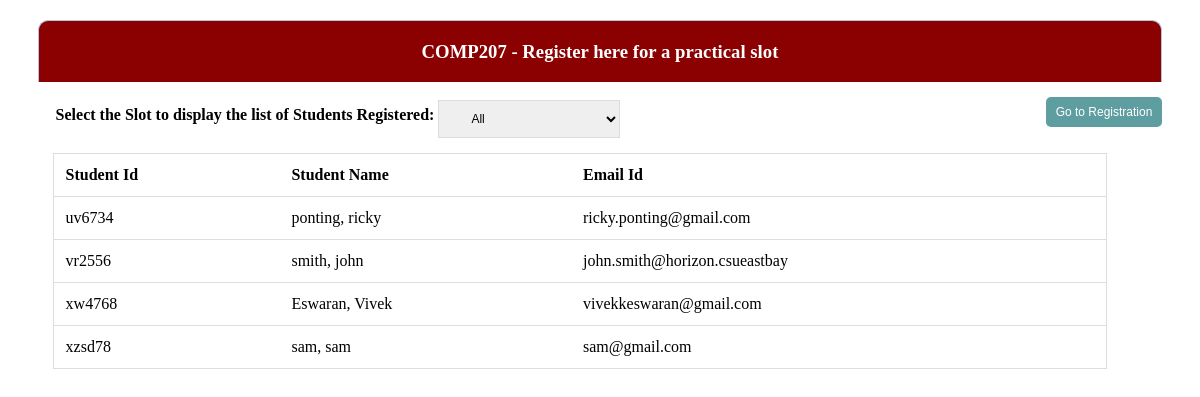
The app's page /Source-Code/lecturer.php with its own data.
### tables this page shows
CREATE TABLE `student` (
  `SID` varchar(255) NOT NULL,
  `FIRST_NAME` varchar(255) NOT NULL,
  `LAST_NAME` varchar(255) NOT NULL,
  `EMAIL_ADDRESS` varchar(255) NOT NULL,
  `TIMESLOT_ID` int(10) NOT NULL
);

### Source-Code/lecturer.php (the view, shortened to what this page needs)
<link rel="stylesheet" type="text/css" href="style.css">
<div class="container">
        <div class="header">
            <h3>
				COMP207 - Register here for a practical slot
			</h3>
        </div>
<div class="block">
<div id="displayPage">
                <div style="float:right;">
                    <form action="index.php">
                     <button type="submit" class="btn" id="btnDisplayPage">Go to Registration</button>
                    </form>
                </div>
</div>
<table>
<tr>
    <td><h4><label>Select the Slot to display the list of Students Registered:</label></h4></td>
    <td>
<select id="searchSlot" onchange="filterFunc()">
	<option value="All">All</option>
</select></td>
</tr>
</table>
<div style="overflow-y:scroll;height:50%">
<table id="tblResults">
  <tr>
    <th>Student Id</th>
    <th>Student Name</th>
    <th>Email Id</th>
  </tr>
    <?php
    $index = 0;
    $query = mysql_query("SELECT * FROM STUDENT");
    while($row = mysql_fetch_array($query))
    {	?>
        <tr>
            <td>
                <?php $index = $index + 1; echo $row["SID"]; ?>
            </td>
            <td><?php echo $row["LAST_NAME"].", ".$row["FIRST_NAME"] ?></td>
            <td><?php echo $row["EMAIL_ADDRESS"] ?></td>
        </tr>
<?php } ?>
</table>
</div>
</div>
</div>

### Source-Code/style.css (style rules this page uses)
.container { width: 95%; margin: 20px auto 0px; }
.block { padding: 15px 0px 0px 15px; }
.header { color: white; background: #8b0000; text-align: center; border: 1px solid #B0C4DE; border-bottom: none; border-radius: 10px 10px 0px 0px; padding: 1px; }
.inputarea tr, th { padding: 5px 10px 5px 10px; text-align: left; }
.btn { padding: 8px 10px 8px 10px; font-size: 12px; color: white; background: #5F9EA0; border: none; border-radius: 5px; }
#searchSlot { font-size: 12px; padding: 10px 15px 10px 28px; border: 1px solid #ddd; margin-bottom: 12px; }
#tblResults { border-collapse: collapse; width: 95%; border: 1px solid #ddd; }
#tblResults th, #tblResults td { text-align: left; padding: 12px; }
#tblResults tr { border-bottom: 1px solid #ddd; }

### records on screen
student: SID "uv6734", LAST_NAME "ponting", FIRST_NAME "ricky", EMAIL_ADDRESS "ricky.ponting@gmail.com"
student: SID "vr2556", LAST_NAME "smith", FIRST_NAME "john", EMAIL_ADDRESS "john.smith@horizon.csueastbay"
student: SID "xw4768", LAST_NAME "Eswaran", FIRST_NAME "Vivek", EMAIL_ADDRESS "vivekkeswaran@gmail.com"
student: SID "xzsd78", LAST_NAME "sam", FIRST_NAME "sam", EMAIL_ADDRESS "sam@gmail.com"
